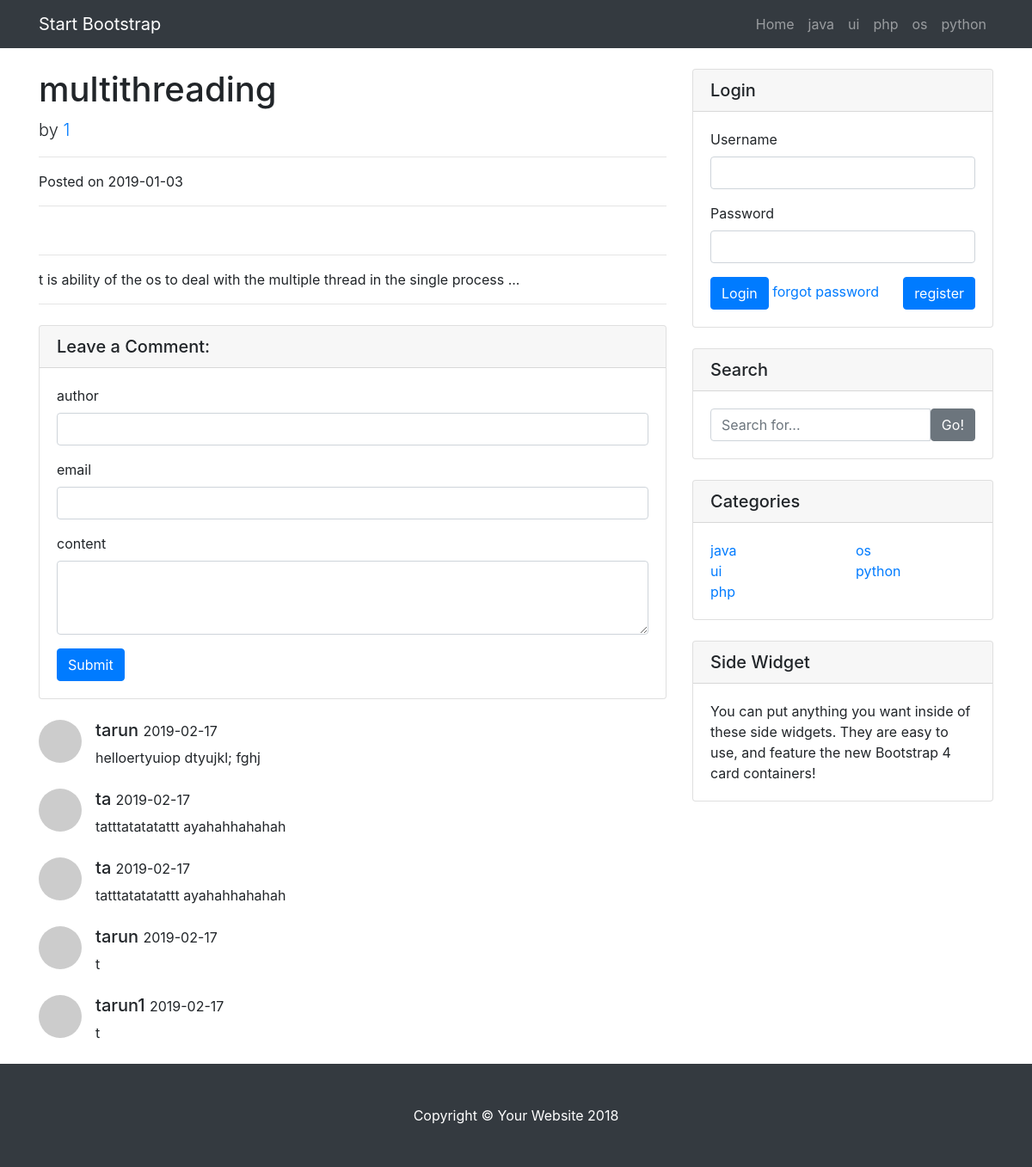
Screenshot of /post.php?post_id=1 with the database file from the repository.
### tables this page shows
CREATE TABLE `categories` (
  `cat_id` int(11) NOT NULL,
  `cat_title` varchar(255) NOT NULL
);

CREATE TABLE `posts` (
  `post_id` int(11) NOT NULL,
  `post_cat_id` int(11) NOT NULL,
  `post_title` varchar(255) NOT NULL,
  `post_author` varchar(255) NOT NULL,
  `post_date` date NOT NULL,
  `post_image` text NOT NULL,
  `post_content` text NOT NULL,
  `post_tags` varchar(255) NOT NULL,
  `post_comment_count` int(11) NOT NULL DEFAULT '0',
  `post_status` varchar(255) NOT NULL,
  `post_views_count` int(11) NOT NULL DEFAULT '0'
);

CREATE TABLE `comments` (
  `comment_id` int(11) NOT NULL,
  `comment_post_id` int(11) NOT NULL,
  `comment_author` varchar(255) NOT NULL,
  `comment_email` varchar(255) NOT NULL,
  `comment_context` text NOT NULL,
  `comment_status` varchar(255) NOT NULL DEFAULT 'unapproved',
  `comment_date` date NOT NULL
);

### includes/functions.php (called while the page is built, shortened)
<?php
include_once("connection.php");
function getAllCategories($condition = 1)
{
    global $connection;
    $sql = "SELECT * FROM categories WHERE $condition";
    $rs = mysqli_query($connection, $sql);
    $i = 0;
    $all_categories = array();
    while ($row = mysqli_fetch_assoc($rs)) {
        $single_cat = array();
        $single_cat['cat_id'] = $row['cat_id'];
        $single_cat['cat_title'] = $row['cat_title'];
        $all_categories[$i] = $single_cat;
        $i++;
    }
    return $all_categories;
}
function getAllComment($condition = 1)
{
    global $connection;
    $sql = "SELECT * FROM comments WHERE $condition";
    $rs = mysqli_query($connection, $sql);
    return $rs;
}
function isLoggedIn(){
    return false;
}
?>

### post.php (the view, shortened to what this page needs)
<!DOCTYPE html>
<html lang="en">
    <?php
    include_once ("includes/header.php");
    ?>
  <body>
    <?php
    include_once ("includes/navigation.php");
    ?>
    <div class="container">
      <div class="row">
          <?php
            if (isset($_GET['post_id'])) {
                $post_id = $_GET['post_id'];
                $query_all_posts = "SELECT * FROM posts WHERE post_id =$post_id";
                $all_posts_rs = mysqli_query($connection, $query_all_posts);
                if ($post = mysqli_fetch_assoc($all_posts_rs)) {
                    $post_title = $post['post_title'];
                    $post_author = $post['post_author'];
                    $post_date = $post['post_date'];
                    $post_content = substr($post['post_content'], 1, 100) . "...";
                    ?>
                    <div class="col-lg-8">
                        <h1 class="mt-4"><?php echo $post_title ?></h1>
                        <p class="lead">
                            by
                            <a href="#"><?php
                                echo $post_author;
                                ?></a>
                        </p>
                        <hr>
                        <p>Posted on <?php
                            echo $post_date;
                            ?></p>
                        <hr>
                        <hr>
                        <p><?php
                            echo $post_content;
                            ?></p>
                        <hr>
                        <div class="card my-4">
                            <h5 class="card-header">Leave a Comment:</h5>
                            <div class="card-body">
                                <form action="" method="post">
                                    <div class="form-group">
                                        <label for="comment_author">author</label>
                                        <input type="text" class="form-control" rows="3" id="comment_author" name="comment_author">
                                    </div>
                                    <div class="form-group">
                                        <label for="comment_email">email</label>
                                        <input type="text" class="form-control" rows="3" id="comment_email" name="comment_email">
                                    </div>
                                    <div class="form-group">
                                        <label for="comment_context">content</label>
                                        <textarea class="form-control" rows="3" id="comment_context" name="comment_context"></textarea>
                                    </div>
                                    <button type="submit" class="btn btn-primary" name="post_comment">Submit</button>
                                </form>
                            </div>
                        </div>
                        <?php
                        include_once ("includes/connection.php");
                        include_once ("includes/functions.php");
                        if (isset($_GET['post_id'])) {
                            $id = $_GET['post_id'];
                            $rs = getAllComment("comment_post_id = $id and comment_status = 'approved   '");
                            while ($row = mysqli_fetch_assoc($rs)) {
                                $comment_author= $row['comment_author'];
                                $comment_context = $row['comment_context'];
                                $comment_date = date("Y-m-d");
                                ?>
                                <div class="media mb-4">
                                    <img class="d-flex mr-3 rounded-circle" src="http://placehold.it/50x50" alt="">
                                    <div class="media-body">
                                        <h5 class="mt-0"><?php echo $comment_author?> <span class="small"><?php echo $comment_date?></span></h5>
                                        <?php echo $comment_context?>
                                    </div>
                                </div>
                                <?php
                            }
                        }
                }
            }
          ?>
                    </div>
          <?php
          include_once ("includes/sidebar.php");
          ?>
      </div>
    </div>
    <?php
    include_once ("includes/footer.php");
    ?>
  </body>
</html>

### includes/navigation.php (shortened to what this page needs)
<nav class="navbar navbar-expand-lg navbar-dark bg-dark fixed-top">
    <div class="container">
        <a class="navbar-brand" href="#">Start Bootstrap</a>
        <div class="collapse navbar-collapse" id="navbarResponsive">
            <ul class="navbar-nav ml-auto">
                <li class="nav-item <?php echo $active_page == 'home'?active:'';?>">
                    <a class="nav-link" href="index.php">Home
                    </a>
                </li>
                <?php
                    include_once ("functions.php");
                    $category = getAllCategories();
                    for ($i = 0;$i<count($category);$i++){
                        echo <<<LINK
<li class="nav-item">
    <a class="nav-link" href="index.php?cat_id={$category[$i]['cat_id']}">{$category[$i]['cat_title']}</a>
</li>
LINK;
                    }
                ?>
            </ul>
        </div>
    </div>
</nav>

### includes/sidebar.php (shortened to what this page needs)
<div class="col-md-4">
    <?php
        include_once ("includes/functions.php");
        if(!isLoggedIn()) {
    ?>
            <div class="card my-4">
                <h5 class="card-header">Login</h5>
                <div class="card-body">
                    <form action="includes/process-login.php" method="post">
                        <div class="form-group">
                            <label for="username">Username</label>
                            <input type="text" class="form-control" name="username" id="username">
                        </div>
                        <div class="form-group">
                            <label for="password">Password</label>
                            <input type="password" class="form-control" name="password" id="password">
                        </div>
                        <button type="submit" class="btn btn-primary" name="login" id="login">Login</button>
                        <a href="admin/register.php" class="btn btn-primary pull-right" style="float: right;" name="register" id="register">register</a>
                        <a href="admin/forgot_password.php?forgot=<?php echo uniqid(true)?>" class="pull-right">forgot password</a>
                    </form>
                </div>
            </div>
            <?php
        }
    ?>
    <div class="card my-4">
        <h5 class="card-header">Search</h5>
        <div class="card-body">
            <form action="index.php" method="get">
                <div class="input-group">
                    <input type="text" class="form-control" name="search" placeholder="Search for...">
                    <span class="input-group-btn">
                  <button class="btn btn-secondary" type="submit"  value="search">Go!</button>
                </span>
                </div>
            </form>
        </div>
    </div>
    <div class="card my-4">
        <h5 class="card-header">Categories</h5>
        <div class="card-body">
            <div class="row">
                <div class="col-lg-6">
                    <ul class="list-unstyled mb-0">
                    <?php
                        include_once ("functions.php");
                        $category = getAllCategories();
                        for ($i=0;$i<ceil(count($category)/2);$i++){
                            echo <<<LINK
<li>
<a href="index.php?cat_id={$category[$i]['cat_id']}">{$category[$i]['cat_title']}</a>
</li>
LINK;
                        }
                    ?>
                    </ul>
                </div>
                <div class="col-lg-6">
                    <ul class="list-unstyled mb-0">
                        <?php
                    for ($i=ceil(count($category)/2);$i<count($category);$i++) {
                        echo <<<LINK
                        <li>
                            <a href="index.php?cat_id={$category[$i]['cat_id']}">{$category[$i]['cat_title']}</a>
                        </li>
LINK;
                    }
                        ?>
                    </ul>
                </div>
            </div>
        </div>
    </div>
    <div class="card my-4">
        <h5 class="card-header">Side Widget</h5>
        <div class="card-body">
            You can put anything you want inside of these side widgets. They are easy to use, and feature the new Bootstrap 4 card containers!
        </div>
    </div>
</div>

### css/style.css (style rules this page uses)
body { padding-top: 54px; }
@media (min-width: 992px) { body { padding-top: 56px; } }

### rows the page displays
categories: cat_title "java"
categories: cat_title "ui"
categories: cat_title "php"
categories: cat_title "os"
categories: cat_title "python"
posts: post_title "multithreading", post_author "1", post_date "2019-01-03", post_content "t is ability of the os to deal with the multiple thread in the single process ..."
comments: comment_author "tarun", comment_context "helloertyuiop dtyujkl; fghj"
comments: comment_author "ta", comment_context "tatttatatatattt ayahahhahahah"
comments: comment_author "ta", comment_context "tatttatatatattt ayahahhahahah"
comments: comment_author "tarun", comment_context "t"
comments: comment_author "tarun1", comment_context "t"
